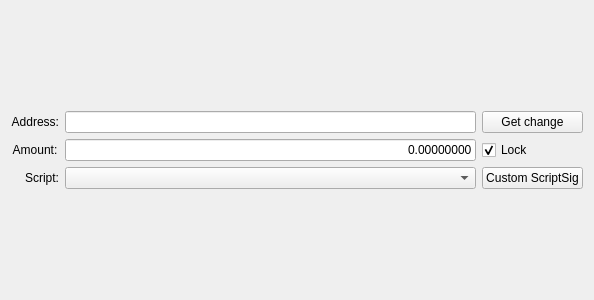
<?xml version="1.0" encoding="UTF-8"?>
<ui version="4.0">
 <class>TXOutputWidget</class>
 <widget class="QWidget" name="TXOutputWidget">
  <property name="geometry">
   <rect>
    <x>0</x>
    <y>0</y>
    <width>594</width>
    <height>300</height>
   </rect>
  </property>
  <property name="sizePolicy">
   <sizepolicy hsizetype="MinimumExpanding" vsizetype="Preferred">
    <horstretch>0</horstretch>
    <verstretch>0</verstretch>
   </sizepolicy>
  </property>
  <property name="windowTitle">
   <string>Form</string>
  </property>
  <layout class="QGridLayout" name="gridLayout_2">
   <item row="0" column="0">
    <layout class="QGridLayout" name="gridLayout">
     <item row="2" column="1">
      <widget class="QComboBox" name="comboBox">
       <property name="editable">
        <bool>false</bool>
       </property>
       <property name="currentText">
        <string/>
       </property>
      </widget>
     </item>
     <item row="0" column="1">
      <widget class="QLineEdit" name="addressValueLineEdit">
       <property name="sizePolicy">
        <sizepolicy hsizetype="MinimumExpanding" vsizetype="Fixed">
         <horstretch>0</horstretch>
         <verstretch>0</verstretch>
        </sizepolicy>
       </property>
       <property name="minimumSize">
        <size>
         <width>200</width>
         <height>0</height>
        </size>
       </property>
       <property name="styleSheet">
        <string notr="true"/>
       </property>
       <property name="text">
        <string/>
       </property>
       <property name="frame">
        <bool>true</bool>
       </property>
       <property name="cursorPosition">
        <number>0</number>
       </property>
       <property name="alignment">
        <set>Qt::AlignLeading|Qt::AlignLeft|Qt::AlignVCenter</set>
       </property>
       <property name="placeholderText">
        <string/>
       </property>
      </widget>
     </item>
     <item row="1" column="0">
      <widget class="QLabel" name="amountLabel">
       <property name="text">
        <string>Amount:</string>
       </property>
       <property name="alignment">
        <set>Qt::AlignCenter</set>
       </property>
      </widget>
     </item>
     <item row="1" column="1">
      <widget class="QLineEdit" name="amountLineEdit">
       <property name="text">
        <string>0.00000000</string>
       </property>
       <property name="alignment">
        <set>Qt::AlignRight|Qt::AlignTrailing|Qt::AlignVCenter</set>
       </property>
      </widget>
     </item>
     <item row="0" column="0">
      <widget class="QLabel" name="addressLabel">
       <property name="text">
        <string>Address:</string>
       </property>
       <property name="alignment">
        <set>Qt::AlignRight|Qt::AlignTrailing|Qt::AlignVCenter</set>
       </property>
      </widget>
     </item>
     <item row="2" column="0">
      <widget class="QLabel" name="customScriptLabel">
       <property name="text">
        <string>Script:</string>
       </property>
       <property name="alignment">
        <set>Qt::AlignRight|Qt::AlignTrailing|Qt::AlignVCenter</set>
       </property>
      </widget>
     </item>
     <item row="2" column="2">
      <widget class="QPushButton" name="customScriptPushButton">
       <property name="text">
        <string>Custom ScriptSig</string>
       </property>
      </widget>
     </item>
     <item row="1" column="2">
      <widget class="QCheckBox" name="lockAmountCheckBox">
       <property name="text">
        <string>Lock</string>
       </property>
       <property name="checked">
        <bool>true</bool>
       </property>
      </widget>
     </item>
     <item row="0" column="2">
      <widget class="QPushButton" name="changeAddressPushButton">
       <property name="text">
        <string>Get change</string>
       </property>
      </widget>
     </item>
    </layout>
   </item>
  </layout>
 </widget>
 <resources/>
 <connections/>
</ui>
